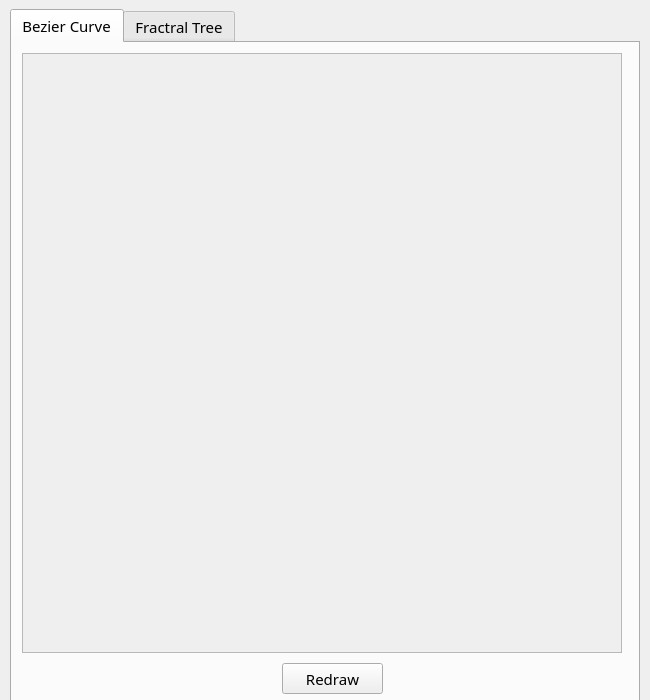
<?xml version="1.0" encoding="UTF-8"?>
<ui version="4.0">
 <class>Form</class>
 <widget class="QWidget" name="Form">
  <property name="geometry">
   <rect>
    <x>0</x>
    <y>0</y>
    <width>650</width>
    <height>700</height>
   </rect>
  </property>
  <property name="minimumSize">
   <size>
    <width>650</width>
    <height>700</height>
   </size>
  </property>
  <property name="font">
   <font>
    <family>微軟正黑體</family>
    <pointsize>11</pointsize>
   </font>
  </property>
  <property name="windowTitle">
   <string>M10909109_陳兆炫</string>
  </property>
  <widget class="QTabWidget" name="tabWidget">
   <property name="geometry">
    <rect>
     <x>10</x>
     <y>9</y>
     <width>630</width>
     <height>700</height>
    </rect>
   </property>
   <property name="minimumSize">
    <size>
     <width>630</width>
     <height>700</height>
    </size>
   </property>
   <property name="layoutDirection">
    <enum>Qt::LeftToRight</enum>
   </property>
   <property name="autoFillBackground">
    <bool>false</bool>
   </property>
   <property name="styleSheet">
    <string notr="true"/>
   </property>
   <property name="currentIndex">
    <number>0</number>
   </property>
   <widget class="QWidget" name="tab">
    <attribute name="title">
     <string>Bezier Curve</string>
    </attribute>
    <widget class="QPushButton" name="pushButton">
     <property name="geometry">
      <rect>
       <x>270</x>
       <y>620</y>
       <width>101</width>
       <height>31</height>
      </rect>
     </property>
     <property name="text">
      <string>Redraw</string>
     </property>
    </widget>
    <widget class="QLabel" name="label">
     <property name="geometry">
      <rect>
       <x>10</x>
       <y>10</y>
       <width>600</width>
       <height>600</height>
      </rect>
     </property>
     <property name="minimumSize">
      <size>
       <width>600</width>
       <height>600</height>
      </size>
     </property>
     <property name="autoFillBackground">
      <bool>true</bool>
     </property>
     <property name="frameShape">
      <enum>QFrame::StyledPanel</enum>
     </property>
     <property name="frameShadow">
      <enum>QFrame::Plain</enum>
     </property>
     <property name="lineWidth">
      <number>0</number>
     </property>
     <property name="text">
      <string/>
     </property>
    </widget>
   </widget>
   <widget class="QWidget" name="tab_2">
    <attribute name="title">
     <string>Fractral Tree</string>
    </attribute>
    <widget class="QLabel" name="label_3">
     <property name="geometry">
      <rect>
       <x>210</x>
       <y>620</y>
       <width>47</width>
       <height>12</height>
      </rect>
     </property>
     <property name="text">
      <string>Level:</string>
     </property>
    </widget>
    <widget class="QSlider" name="horizontalSlider">
     <property name="geometry">
      <rect>
       <x>260</x>
       <y>620</y>
       <width>160</width>
       <height>22</height>
      </rect>
     </property>
     <property name="minimum">
      <number>1</number>
     </property>
     <property name="maximum">
      <number>10</number>
     </property>
     <property name="orientation">
      <enum>Qt::Horizontal</enum>
     </property>
     <property name="tickPosition">
      <enum>QSlider::TicksAbove</enum>
     </property>
     <property name="tickInterval">
      <number>1</number>
     </property>
    </widget>
    <widget class="QLabel" name="label_2">
     <property name="geometry">
      <rect>
       <x>10</x>
       <y>10</y>
       <width>600</width>
       <height>600</height>
      </rect>
     </property>
     <property name="minimumSize">
      <size>
       <width>600</width>
       <height>600</height>
      </size>
     </property>
     <property name="cursor">
      <cursorShape>ArrowCursor</cursorShape>
     </property>
     <property name="autoFillBackground">
      <bool>true</bool>
     </property>
     <property name="frameShape">
      <enum>QFrame::StyledPanel</enum>
     </property>
     <property name="frameShadow">
      <enum>QFrame::Plain</enum>
     </property>
     <property name="lineWidth">
      <number>0</number>
     </property>
     <property name="text">
      <string/>
     </property>
    </widget>
   </widget>
  </widget>
 </widget>
 <resources/>
 <connections/>
</ui>
